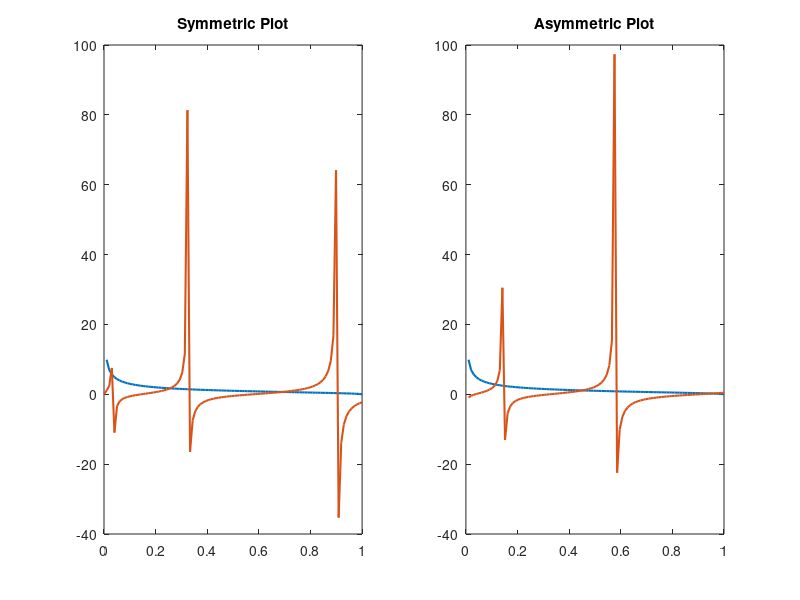

The MATLAB source for this figure: (Note: this script raises an error after producing the figure.)
%% Question 2, Part A
%% Find eigenvalues of a particle in a finitely deep potential well, using Newton Rhapson Method

% Define parameters. L = Length of well, V = Potential V0
L = 2.5;
V = 1.5;

% Plot Functions initially, to see intersection points
%------------------------------------------------------------------------------------------
% Define functions
% LHS 
F1 = @ (x) sqrt((1-x) ./ x);
% RHS for symmetric
F2 = @ (x) tan(2.7*L*sqrt(V*x));
% RHS for asymmetric
F3 = @ (x) -cot(2.7*L*sqrt(V*x));

% Range of X values
X = linspace(0, 1, 100)';

% Calculate Y values
Y1 = F1(X); 
Y2 = F2(X);
Y3 = F3(X);

% Plot the functions
% Plot with symmetric equation
subplot(1, 2, 1);
plot(X, Y1, 'linewidth', 1.5);
title("Symmetric Plot");
hold on;
plot(X, Y2, 'linewidth', 1.5);
hold off;

% Plot with asymmetric equation
subplot(1, 2, 2);
plot(X, Y1, 'linewidth', 1.5);
title("Asymmetric Plot");
hold on;
plot(X, Y3, 'linewidth', 1.5);
hold off;


% Find Energy Eigenvalues
% ----------------------------------------------------------------------------------------
% Define new functions for Newton Rhapson
Fsym = @ (x) F1(x) - F2(x);
Fasym = @ (x) F1(x) - F3(x);

% Derivatives
Fsym_x = @ (x) ((-1./x) - ((1-x)./x)) ./ (2*sqrt((1-x) ./ x)) - (27*L*V*(sec(2.7*L*sqrt(V*x))).^2) ./ (20*sqrt(V*x));
Fasym_x = @ (x) ((-1./x) - ((1-x)./x)) ./ (2*sqrt((1-x) ./ x)) - (27*L*V*(csc(2.7*L*sqrt(V*x))).^2) ./ (20*sqrt(V*x));

% For symmetric case
% Initial guesses for 3 roots
X = [0.03; 0.20; 0.6];
epsilon = 1.0e-8;
X_new = zeros(3, 1);

for i=1:3
        X_new(i) = X(i) - Fsym(X(i)) / Fsym_x(X(i));
        count = 0;
        while abs(X_new(i) - X(i)) > epsilon
                X(i) = X_new(i);
                X_new(i) = X(i) - Fsym(X(i)) / Fsym_x(X(i));
        end
end
X_new
E1 = V*X_new;

disp("For symmetric case, first 3 energy eigenvalues are:");
disp(E1);
printf("\n");

% For asymmetric case
% Initial guesses for 3 roots
X1 = [0.1; 0.3; 0.8]
epsilon = 1.0e-8;
X1_new = zeros(3, 1);

for i=1:3
        X1_new(i) = X1(i) - Fasym(X1(i)) / Fasym_x(X1(i));
        count = 0;
        while abs(X1_new(i) - X1(i)) > epsilon
                X1(i) = X1_new(i);
                X1_new(i) = X1(i) - Fasym(X1(i)) / Fasym_x(X1(i));
        end
end

X1_new
E2 = V*X1_new;
disp("For asymmetric case, first 3 energy eigenvalues are:");
disp(E2);
printf("\n");

% Create array of all eigenvalues. 
E = [E1; E2];
E = Sort(E);

printf("The first 3 energy eigenvalues are: %d, %d, %d\n", E(1), E(2), E(3));


